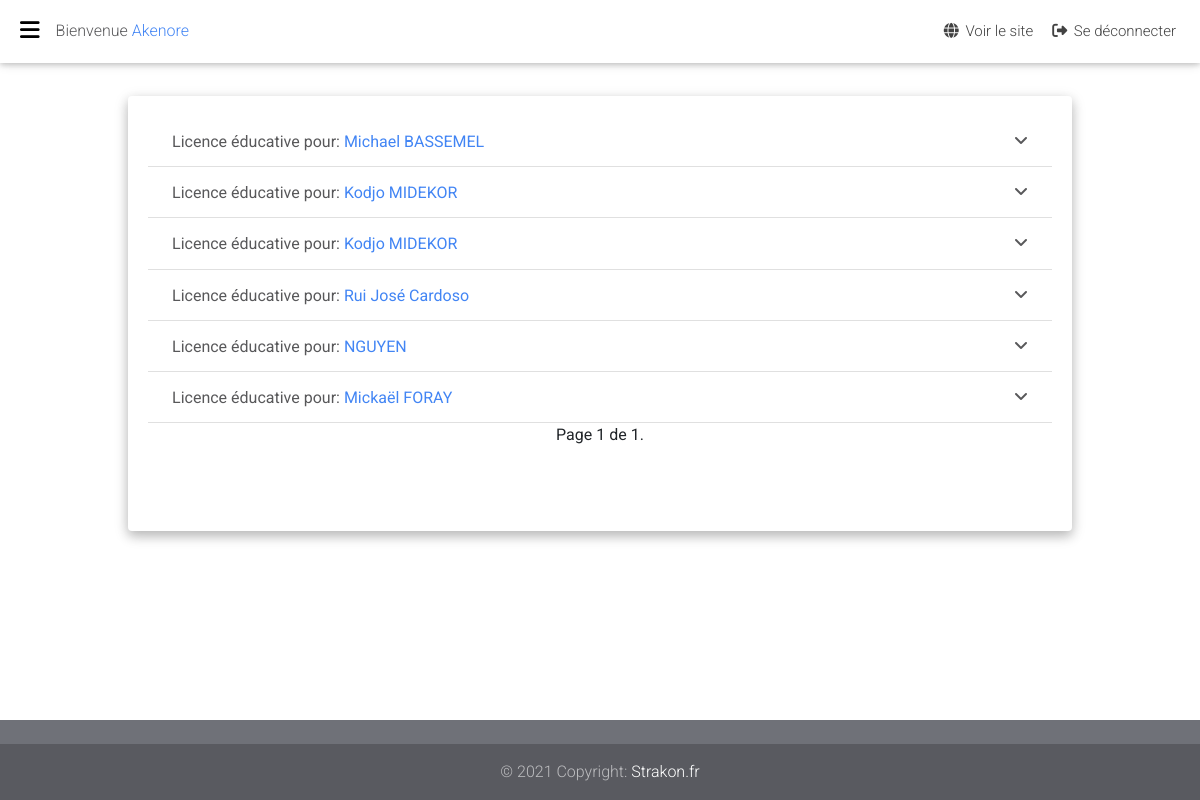
Screenshot of /myadmin/demander/educative/ (signed in) with the database file from the repository.
### frontend/models.py (models this page shows, shortened)
class LicenceEtablissement(models.Model):
    COMANDE = [
        ('Licence', 'Licence'),
        ('Mise à jour', 'Mise à jour')
    ]
    COUNTRIES = [
        ('Algérie', 'Algérie'),
        ('Afrique du Sud', 'Afrique du Sud'),
        ('Angola', 'Angola'),
        ('Bénin', 'Bénin'),
        ('Botswana', 'Botswana'),
        ('Burkina', 'Burkina'),
        ('Burundi', 'Burundi'),
        ('Cameroun', 'Cameroun'),
        ('Cap-Vert', 'Cap-Vert'),
        ('République centrafricaine', 'République centrafricaine'),
        ('Comores', 'Comores'),
        ('Congo', 'Congo'),
        ('République démocratique du Congo', 'République démocratique du Congo'),
        ("Côte d'Ivoire", "Côte d'Ivoire"),
        ('Djibouti', 'Djibouti'),
        ('Égypte', 'Égypte'),
        ('Érythrée', 'Érythrée'),
        ('Éthiopie', 'Éthiopie'),
        ('Gabon', 'Gabon'),
        ('Gambie', 'Gambie'),
        ('Ghana', 'Ghana'),
        ('Guinée', 'Guinée'),
        ('Guinée-Bissau', 'Guinée-Bissau'),
        ('Guinée équatoriale', 'Guinée équatoriale'),
        ('Kenya', 'Kenya'),
        ('Lesotho', 'Lesotho'),
        ('Libéria', 'Libéria'),
        ('Libye', 'Libye'),
        ('Madagascar', 'Madagascar'),
        ('Malawi', 'Malawi'),
        ('Mali', 'Mali'),
        ('Maroc', 'Maroc'),
        ('Maurice', 'Maurice'),
        ('Mauritanie', 'Mauritanie'),
        ('Mozambique', 'Mozambique'),
        ('Namibie', 'Namibie'),
        ('Niger', 'Niger'),
        ('Nigeria', 'Nigeria'),
        ('Ouganda', 'Ouganda'),
        ('Rwanda', 'Rwanda'),
        ('Sao Tomé-et-Principe', 'Sao Tomé-et-Principe'),
        ('Sénégal', 'Sénégal'),
        ('Seychelles', 'Seychelles'),
        ('Sierra Leone', 'Sierra Leone'),
        ('Somalie', 'Somalie'),
        ('Soudan', 'Soudan'),
        ('Sud-Soudan', 'Sud-Soudan'),
        ('Swaziland', 'Swaziland'),
        ('Tanzanie', 'Tanzanie'),
        ('Tchad', 'Tchad'),
        ('Togo', 'Togo'),
        ('Tunisie', 'Tunisie'),
        ('Zambie', 'Zambie'),
        ('Zimbabwe', 'Zimbabwe'),
        ('Antigua-et-Barbuda', 'Antigua-et-Barbuda'),
        ('Argentine', 'Argentine'),
        ('Bahamas', 'Bahamas'),
        ('Barbade', 'Barbade'),
        ('Belize', 'Belize'),
        ('Bolivie', 'Bolivie'),
        ('Brésil', 'Brésil'),
        ('Canada', 'Canada'),
        ('Chili', 'Chili'),
        ('Colombie', 'Colombie'),
        ('Costa Rica', 'Costa Rica'),
        ('Cuba', 'Cuba'),
        ('République dominicaine', 'République dominicaine'),
        ('Dominique', 'Dominique'),
        ('Équateur', 'Équateur'),
        ('États-Unis', 'États-Unis'),
        ('Grenade', 'Grenade'),
        ('Guatemala', 'Guatemala'),
        ('Guyana', 'Guyana'),
        ('Haïti', 'Haïti'),
        ('Honduras', 'Honduras'),
        ('Jamaïque', 'Jamaïque'),
        ('Mexique', 'Mexique'),
        ('Nicaragua', 'Nicaragua'),
        ('Panama', 'Panama'),
        ('Paraguay', 'Paraguay'),
        ('Pérou', 'Pérou'),
        ('Porto Rico', 'Porto Rico'),
        ('Saint-Christophe-et-Niévès', 'Saint-Christophe-et-Niévès'),
        ('Sainte-Lucie', 'Sainte-Lucie'),
        ('Saint-Vincent-et-les Grenadines', 'Saint-Vincent-et-les Grenadines'),
        ('Salvador', 'Salvador'),
        ('Suriname', 'Suriname'),
        ('Trinité-et-Tobago', 'Trinité-et-Tobago'),
        ('Uruguay', 'Uruguay'),
        ('Venezuela', 'Venezuela'),
        ('Afghanistan', 'Afghanistan'),
        ('Arabie saoudite', 'Arabie saoudite'),
        ('Bahreïn', 'Bahreïn'),
        ('Bangladesh', 'Bangladesh'),
        ('Bhoutan', 'Bhoutan'),
        ('Birmanie', 'Birmanie'),
        ('Brunei', 'Brunei'),
        ('Cambodge', 'Cambodge'),
        ('Chine', 'Chine'),
        ('Corée du Nord', 'Corée du Nord'),
        ('Corée du Sud', 'Corée du Sud'),
        ('Émirats arabes unis', 'Émirats arabes unis'),
        ('Inde', 'Inde'),
        ('Indonésie', 'Indonésie'),
        ('Irak', 'Irak'),
        ('Iran', 'Iran'),
        ('Palestine', 'Palestine'),
        ('Japon', 'Japon'),
        ('Jordanie', 'Jordanie'),
        ('Kazakhstan', 'Kazakhstan'),
        ('Kirghizistan', 'Kirghizistan'),
        ('Koweït', 'Koweït'),
        ('Laos', 'Laos'),
        ('Liban', 'Liban'),
        ('Malaisie', 'Malaisie'),
        ('Maldives', 'Maldives'),
        ('Mongolie', 'Mongolie'),
        ('Népal', 'Népal'),
        ('Oman', 'Oman'),
        ('Ouzbékistan', 'Ouzbékistan'),
        ('Pakistan', 'Pakistan'),
        ('Philippines', 'Philippines'),
        ('Qatar', 'Qatar'),
        ('Singapour', 'Singapour'),
        ('Sri Lanka', 'Sri Lanka'),
        ('Syrie', 'Syrie'),
        ('Tadjikistan', 'Tadjikistan'),
        ('Taïwan', 'Taïwan'),
        ('Thaïlande', 'Thaïlande'),
        ('Timor oriental', 'Timor oriental'),
        ('Turkménistan', 'Turkménistan'),
        ('Turquie', 'Turquie'),
        ('Viêt Nam', 'Viêt Nam'),
        ('Yémen', 'Yémen'),
        ('Allemagne', 'Allemagne'),
        ('Albanie', 'Albanie'),
        ('Andorre', 'Andorre'),
        ('Arménie', 'Arménie'),
        ('Autriche', 'Autriche'),
        ('Azerbaïdjan', 'Azerbaïdjan'),
        ('Belgique', 'Belgique'),
        ('Biélorussie', 'Biélorussie'),
        ('Bosnie-Herzégovine', 'Bosnie-Herzégovine'),
        ('Bulgarie', 'Bulgarie'),
        ('Chypre', 'Chypre'),
        ('Croatie', 'Croatie'),
        ('Danemark', 'Danemark'),
        ('Espagne', 'Espagne'),
        ('Estonie', 'Estonie'),
        ('Finlande', 'Finlande'),
        ('France', 'France'),
        ('Géorgie', 'Géorgie'),
        ('Grèce', 'Grèce'),
        ('Hongrie', 'Hongrie'),
        ('Irlande', 'Irlande'),
        ('Islande', 'Islande'),
        ('Italie', 'Italie'),
        ('Lettonie', 'Lettonie'),
        ('Liechtenstein', 'Liechtenstein'),
        ('Lituanie', 'Lituanie'),
        ('Luxembourg', 'Luxembourg'),
        ('République de Macédoine', 'République de Macédoine'),
        ('Malte', 'Malte'),
        ('Moldavie', 'Moldavie'),
        ('Monaco', 'Monaco'),
        ('Monténégro', 'Monténégro'),
        ('Norvège', 'Norvège'),
        ('Pays-Bas', 'Pays-Bas'),
        ('Pologne', 'Pologne'),
        ('Portugal', 'Portugal'),
        ('République tchèque', 'République tchèque'),
        ('Roumanie', 'Roumanie'),
        ('Royaume-Uni', 'Royaume-Uni'),
        ('Russie', 'Russie'),
        ('Saint-Marin', 'Saint-Marin'),
        ('Serbie', 'Serbie'),
        ('Slovaquie', 'Slovaquie'),
        ('Slovénie', 'Slovénie'),
        ('Suède', 'Suède'),
        ('Suisse', 'Suisse'),
        ('Ukraine', 'Ukraine'),
        ('Vatican', 'Vatican'),
        ('Australie', 'Australie'),
        ('Fidji', 'Fidji'),
        ('Kiribati', 'Kiribati'),
        ('Marshall', 'Marshall'),
        ('Micronésie', 'Micronésie'),
        ('Nauru', 'Nauru'),
        ('Nouvelle-Zélande', 'Nouvelle-Zélande'),
        ('Palaos', 'Palaos'),
        ('Papouasie-Nouvelle-Guinée', 'Papouasie-Nouvelle-Guinée'),
        ('Salomon', 'Salomon'),
        ('Samoa', 'Samoa'),
        ('Tonga', 'Tonga'),
        ('Tuvalu', 'Tuvalu'),
        ('Vanuatu', 'Vanuatu'),
    ]
    post_date = models.DateTimeField(_("Publié"), auto_now_add=True)
    slug = slug = AutoSlugField(
        populate_from='name', unique_with='name', unique=True)
    commande = models.CharField(
        _("Commandez"), choices=COMANDE, max_length=50, default='Licence')
    name = models.CharField(_("Personne de contact"), max_length=50)
    email = models.EmailField(_("Email"), max_length=254)
    telephone = models.CharField(_("Téléphone"), max_length=50)
    address = models.CharField(_("Adresse"), max_length=50)
    code_postal = models.CharField(_("Code Postal"), max_length=50)
    pays = models.CharField(_("Pays"), choices=COUNTRIES, max_length=50)
    domaine = models.CharField(_("Domaine"), max_length=50)
    confirm = models.BooleanField(
        _("Confirmer les conditions d'utilisation de la licence étudiant"))
    class Meta:
        verbose_name = _("Licence Etablissement")
        verbose_name_plural = _("Licence Etablissements")

### frontend/views.py (the view)
class LicenceEtablissementListView(LoginRequiredMixin, ListView):
    model = LicenceEtablissement
    template_name = "views/admin/licence-educative.html"
    ordering = ['-post_date']
    paginate_by = 10

### templates/views/admin/licence-educative.html (shortened to what this page needs)
{% extends "views/admin/admin.html" %}
{% load static %}
{% block body %}
<main>
    <div class="container-fluid">
        <div class="card card-cascade wider reverse my-4 pb-5">
            <div class="card-body card-body-cascade wow fadeIn" data-wow-delay="0.2s">
                <div class="accordion md-accordion" id="accordionEx1" role="tablist" aria-multiselectable="true">
                    {% for i in page_obj %}
                    <div class="card">
                        <div class="card-header" role="tab" id="list">
                            <a class="collapsed" data-toggle="collapse" data-parent="#accordionEx1"
                                href="#collapseTwo{{i.id}}" aria-expanded="false" aria-controls="collapseTwo{{i.id}}">
                                <h6 class="mb-0">
                                    Licence éducative pour: <span class="text-primary">{{ i.name }}</span>
                                    <i class="fas fa-angle-down rotate-icon"></i>
                                </h6>
                            </a>
                        </div>
                    </div>
                    {% endfor %}
                </div>
                <div class="text-center mb-5">
                    <nav class="pagination justify-content-center" aria-label="Page navigation example">
                        <ul class="step-links pagination pg-blue">
                            <li class="current page-item mx-3">
                                Page {{ page_obj.number }} de {{ page_obj.paginator.num_pages }}.
                            </li>
                        </ul>
                    </nav>
                </div>
            </div>
        </div>
    </div>
</main>
{% endblock body %}

### templates/views/admin/header.html (shortened to what this page needs)
{% load static %}
<header>
  <nav class="navbar fixed-top navbar-toggleable-md navbar-expand-lg scrolling-navbar double-nav">
    <div class="float-left">
      <a href="#" data-activates="slide-out" class="button-collapse black-text"><i class="fas fa-bars"></i></a>
    </div>
    <div class="breadcrumb-dn mr-auto">
      <p>Bienvenue <span class="text-primary">{{ user.username }}</span></p>
    </div>
    <ul class="nav navbar-nav nav-flex-icons ml-auto">
      <li class="nav-item">
        <a href="{% url 'accueil' %}" class="nav-link"><i class="fas fa-globe"></i> <span
            class="clearfix d-none d-sm-inline-block">Voir le site</span></a>
      </li>
      <li class="nav-item">
        <a href="{% url 'account_logout' %}" class="nav-link"><i class="fas fa-sign-out-alt"></i> <span
            class="clearfix d-none d-sm-inline-block">Se déconnecter</span></a>
      </li>
    </ul>
  </nav>
</header>

### static/frontend/css/style.css (style rules this page uses)
h1, h2, h3, h4, h5, h6, p { color: #58585a; }
.accordion>.card { overflow: hidden }
.accordion>.card:not(:last-of-type) { border-bottom: 0; border-bottom-right-radius: 0; border-bottom-left-radius: 0 }
.accordion>.card:not(:first-of-type) { border-top-left-radius: 0; border-top-right-radius: 0 }
.accordion>.card>.card-header { border-radius: 0; margin-bottom: -1px }
.md-accordion .card { overflow: visible; border-bottom: 1px solid #e0e0e0; border-radius: 0; -webkit-box-shadow: none; box-shadow: none }
.md-accordion .card:first-of-type, .md-accordion .card:not(:first-of-type):not(:last-of-type) { border-bottom: 1px solid #e0e0e0 }
.md-accordion .card .card-header { padding: 1rem 1.5rem; background: transparent; border-bottom: 0 }
.md-accordion .card .card-header a { -webkit-transition: ease-in-out .3s; transition: ease-in-out .3s }
.md-accordion .card .fa-angle-down { float: right }

### rows the page displays
LicenceEtablissement: name "Michael BASSEMEL"
LicenceEtablissement: name "Kodjo MIDEKOR"
LicenceEtablissement: name "Kodjo MIDEKOR"
LicenceEtablissement: name "Rui José Cardoso"
LicenceEtablissement: name "NGUYEN"
LicenceEtablissement: name "Mickaël FORAY"

### other values shown
{{ user.username }} "Akenore"
{{ page_obj.number }} "1"
{{ page_obj.paginator.num_pages }} "1"
